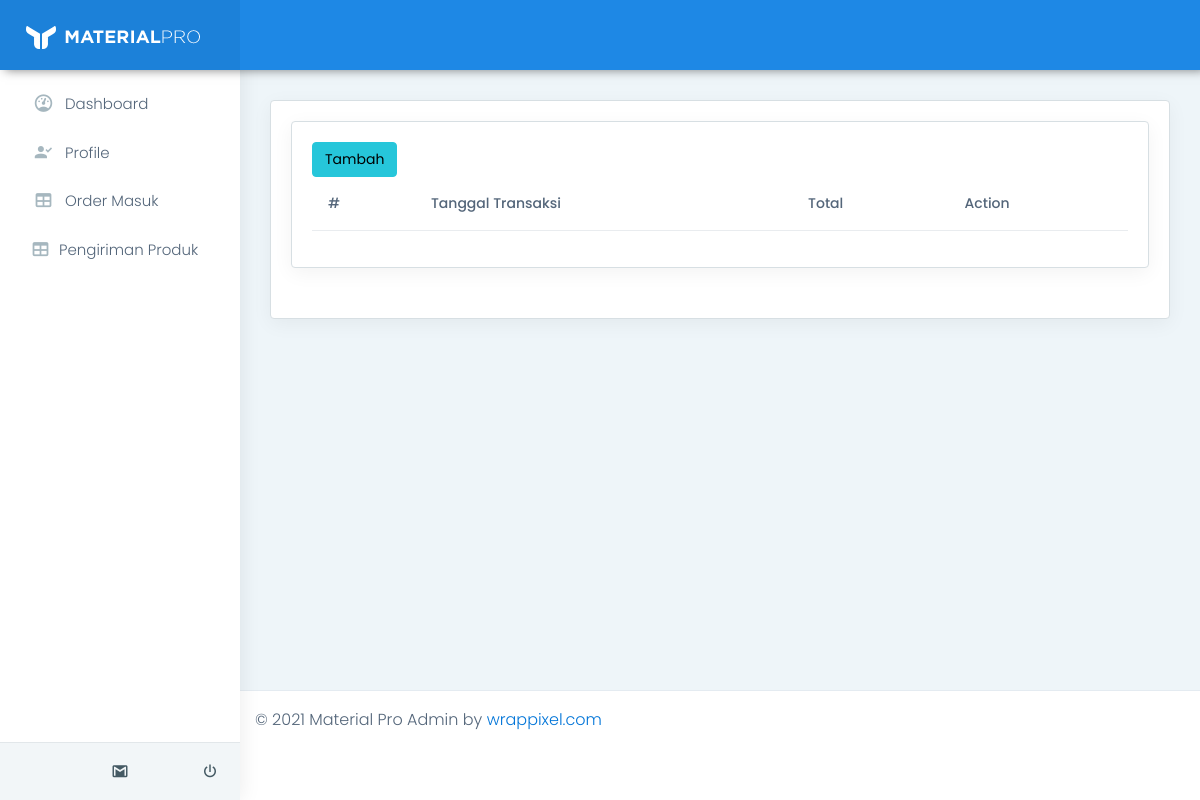
Page /supplier/index.php?page=datapesanan (signed in) on the earlier database version.
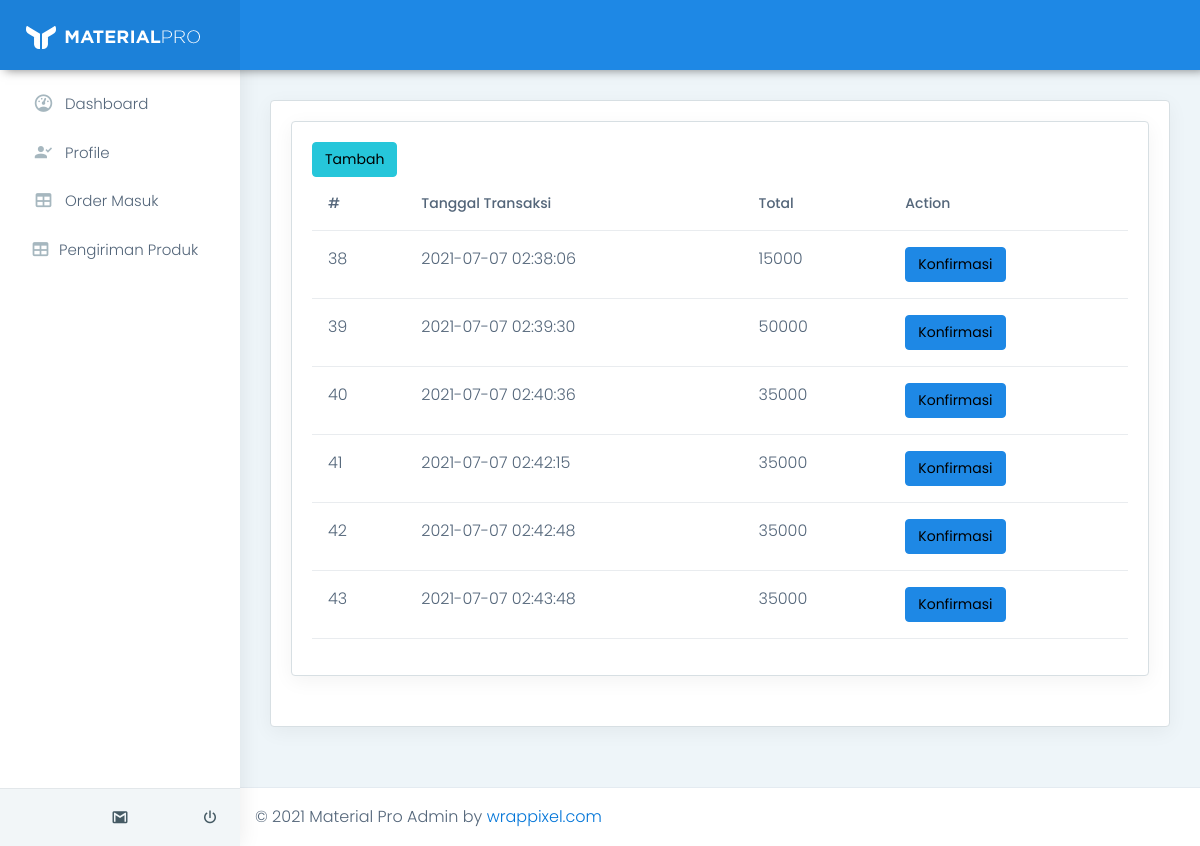
Same page on the later database version.
### tables this page shows
CREATE TABLE `tb_pengadaan_stock` (
  `Id` int(11) NOT NULL,
  `tanggal_transaksi` datetime DEFAULT CURRENT_TIMESTAMP,
  `Total` double DEFAULT NULL,
  `is_approve` tinyint(1) DEFAULT NULL,
  `supplier_nohp` varchar(40) NOT NULL
);

### supplier/datapesanan/index.php (the view)
<div class="card">
    <div class="card-body">
        <a class='btn btn-success' href='/ricemil/supplier/index.php?page=datapesanan&modul=add'>Tambah</a>
        <table class="table user-table">
            <thead>
                <tr>
                    <th class="border-top-0">#</th>
                    <th class="border-top-0">Tanggal Transaksi</th>
                    <th class="border-top-0">Total</th>
                    <th class="border-top-0">Action</th>
                </tr>
            </thead>
            <tbody>
                <?php
                $query = "SELECT * FROM tb_pengadaan_stock TPS
                            WHERE TPS.supplier_nohp=(SELECT phone FROM users WHERE unique_id='$_SESSION[unique_id]')";
                $result = mysqli_query($conn, $query);
                while ($row = mysqli_fetch_assoc($result)) {
                ?>
                    <tr>
                        <td><?php echo $row['Id'] ?></td>
                        <td><?php echo $row['tanggal_transaksi'] ?></td>
                        <td><?php echo $row['Total'] ?></td>
                        <td>
                            <a class='btn btn-info' href="/ricemil/supplier/index.php?page=datapesanan&modul=konf&id=<?php echo $row['Id']; ?>">Konfirmasi</a>
                        </td>
                    </tr>
                <?php
                }
                ?>
            </tbody>
        </table>
    </div>
</div>

### supplier/index.php (shortened to what this page needs)
<?php
include_once "../config/koneksi.php";
?>
<!DOCTYPE html>
<html dir="ltr" lang="en">
<head>
  <?php
  include './_partials/head.php';
  ?>
</head>
<body>
  <div id="main-wrapper" data-layout="vertical" data-navbarbg="skin6" data-sidebartype="full" data-sidebar-position="absolute" data-header-position="absolute" data-boxed-layout="full">
    <?php
    include './_partials/header.php';
    ?>
    <?php
    include './_partials/aside.php';
    ?>
    <div class="page-wrapper">
      <div class="container-fluid">
        <div class="row">
          <div class="col-lg-12">
            <div class="card">
              <div class="card-body">
                <?php
                if (isset($_GET['page'])) {
                  $page = $_GET['page'];
                  switch ($page) {
                    case 'datapesanan':
                      if (isset($_GET['modul'])) {
                        $modul = $_GET['modul'];
                        switch ($modul) {
                          case 'edit':
                            include 'datapesanan/edit.php';
                            break;
                          case 'konf':
                            include 'datapesanan/edit.php';
                            break;
                        }
                      } else {
                        include 'datapesanan/index.php';
                      }
                      break;
                  }
                }
                ?>
              </div>
            </div>
          </div>
        </div>
      </div>
      <?php
      include './_partials/footer.php';
      ?>
    </div>
  </div>
</body>
</html>

### supplier/_partials/head.php (shortened to what this page needs)
<link href="../assets/plugins/chartist-js/dist/chartist.min.css" rel="stylesheet">
<link href="../assets/plugins/chartist-js/dist/chartist-init.css" rel="stylesheet">
<link href="../assets/plugins/chartist-plugin-tooltip-master/dist/chartist-plugin-tooltip.css" rel="stylesheet">
<link href="../assets/plugins/c3-master/c3.min.css" rel="stylesheet">
<link href="../assets/css/style.min.css" rel="stylesheet">

### supplier/_partials/header.php (shortened to what this page needs)
<header class="topbar" data-navbarbg="skin6">
  <nav class="navbar top-navbar navbar-expand-md navbar-dark">
    <div class="navbar-header" data-logobg="skin6">
      <a class="navbar-brand ms-4" href="index.html">
        <b class="logo-icon">
          <img src="../assets/images/logo-light-icon.png" alt="homepage" class="dark-logo" />
        </b>
        <span class="logo-text">
          <img src="../assets/images/logo-light-text.png" alt="homepage" class="dark-logo" />
        </span>
      </a>
    </div>
    <div class="navbar-collapse collapse" id="navbarSupportedContent" data-navbarbg="skin5">
      <ul class="navbar-nav me-auto mt-md-0 ">
        <li class="nav-item search-box">
          <a class="nav-link text-muted" href="javascript:void(0)"><i class="ti-search"></i></a>
        </li>
      </ul>
    </div>
  </nav>
</header>

### supplier/_partials/aside.php
<aside class="left-sidebar" data-sidebarbg="skin6">
  <div class="scroll-sidebar">
    <nav class="sidebar-nav">
      <ul id="sidebarnav">
        <li class="sidebar-item"> <a class="sidebar-link waves-effect waves-dark sidebar-link" href="/ricemil/supplier/index.php?page=dashboard" aria-expanded="false"><i class="mdi me-2 mdi-gauge"></i><span class="hide-menu">Dashboard</span></a></li>
        <li class="sidebar-item"> <a class="sidebar-link waves-effect waves-dark sidebar-link" href="/ricemil/supplier/index.php?page=profile" aria-expanded="false">
            <i class="mdi me-2 mdi-account-check"></i><span class="hide-menu">Profile</span></a>
        </li>
        <li class="sidebar-item"> <a class="sidebar-link waves-effect waves-dark sidebar-link" href="/ricemil/supplier/index.php?page=datapesanan" aria-expanded="false"><i class="mdi me-2 mdi-table"></i><span class="hide-menu">Order Masuk</span></a></li>
        <li class="sidebar-item"> <a class="sidebar-link waves-effect waves-dark sidebar-link" href="table-basic.html" aria-expanded="false"><i class="mdi me-2 mdi-table"></i><span class="hide-menu">Pengiriman Produk</span></a></li>
      </ul>
    </nav>
  </div>
  <div class="sidebar-footer">
    <div class="row">
      <div class="col-4 link-wrap">
        <a href="" alt class="link" title="" data-original-title="Logout"><i class="ti-settings"></i></a>
      </div>
      <div class="col-4 link-wrap">
        <a href="" class="link" title="" data-original-title="Email"><i class="mdi mdi-gmail"></i></a>
      </div>
      <div class="col-4 link-wrap">
        <?php
        $sql = mysqli_query($conn, "SELECT * FROM users WHERE unique_id = {$_SESSION['unique_id']}");
        if (mysqli_num_rows($sql) > 0) {
          $row = mysqli_fetch_assoc($sql);
        }
        ?>
        <a href="../php/logout.php?logout_id=<?php echo $row['unique_id']; ?>" class="link" title="" data-original-title="Logout"><i class="mdi mdi-power"></i></a>
      </div>
    </div>
  </div>
</aside>

### supplier/_partials/footer.php
<footer class="footer"> © 2021 Material Pro Admin by <a href="https://www.wrappixel.com/">wrappixel.com </a>
</footer>

Differences in the rows shown:
now on this page (row edited): tb_pengadaan_stock: Id "38", tanggal_transaksi "2021-07-07 02:38:06", Total "15000"
now on this page (row edited): tb_pengadaan_stock: Id "39", tanggal_transaksi "2021-07-07 02:39:30", Total "50000"
now on this page (row edited): tb_pengadaan_stock: Id "40", tanggal_transaksi "2021-07-07 02:40:36", Total "35000"
now on this page (row edited): tb_pengadaan_stock: Id "41", tanggal_transaksi "2021-07-07 02:42:15", Total "35000"
now on this page (row edited): tb_pengadaan_stock: Id "42", tanggal_transaksi "2021-07-07 02:42:48", Total "35000"
now on this page (row edited): tb_pengadaan_stock: Id "43", tanggal_transaksi "2021-07-07 02:43:48", Total "35000"
